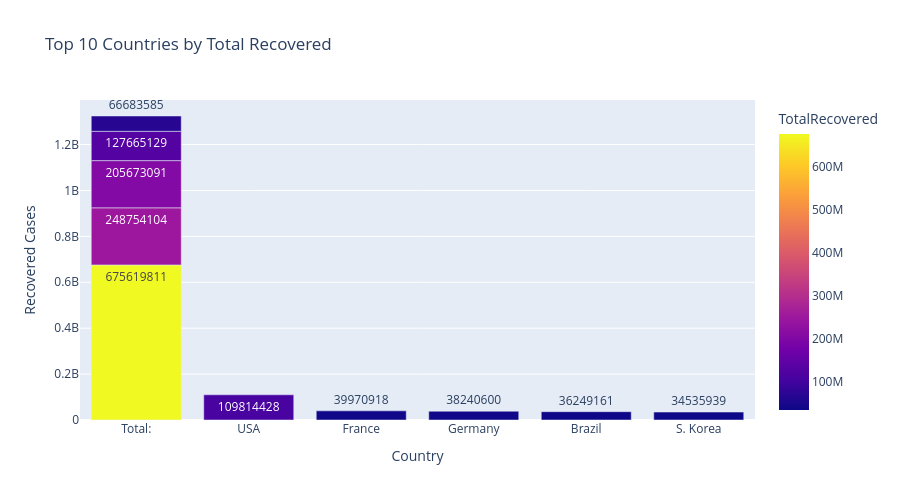

Notebook code cell kept with this figure:
### Code cell
top10_recovered = (
    covid_df
    .sort_values("TotalRecovered", ascending=False)
    .head(10)
)

fig = px.bar(
    top10_recovered,
    x="Country,Other",
    y="TotalRecovered",
    color="TotalRecovered",
    text="TotalRecovered",
    title="Top 10 Countries by Total Recovered"
)

fig.update_layout(
    width=900,
    height=500,
    xaxis_title="Country",
    yaxis_title="Recovered Cases"
)

fig.show()

### Figure 1 — Plotly figure (JSON) as saved in the notebook; plotly's stock layout.template omitted (floating-point values rounded to 4 significant figures)
{"data": [{"hovertemplate": "Country,Other=%{x}<br>TotalRecovered=%{marker.color}<extra></extra>", "legendgroup": "", "marker": {"color": [675600000.0, 248800000.0, 205700000.0, 127700000.0, 109800000.0, 66680000.0, 39970000.0, 38240000.0, 36250000.0, 34540000.0], "coloraxis": "coloraxis", "pattern": {"shape": ""}}, "name": "", "orientation": "v", "showlegend": false, "text": [675600000.0, 248800000.0, 205700000.0, 127700000.0, 109800000.0, 66680000.0, 39970000.0, 38240000.0, 36250000.0, 34540000.0], "textposition": "auto", "type": "bar", "x": ["Total:", "Total:", "Total:", "Total:", "USA", "Total:", "France", "Germany", "Brazil", "S. Korea"], "xaxis": "x", "y": [675600000.0, 248800000.0, 205700000.0, 127700000.0, 109800000.0, 66680000.0, 39970000.0, 38240000.0, 36250000.0, 34540000.0], "yaxis": "y"}], "layout": {"barmode": "relative", "coloraxis": {"colorbar": {"title": {"text": "TotalRecovered"}}, "colorscale": [[0, "#0d0887"], [0.1111, "#46039f"], [0.2222, "#7201a8"], [0.3333, "#9c179e"], [0.4444, "#bd3786"], [0.5556, "#d8576b"], [0.6667, "#ed7953"], [0.7778, "#fb9f3a"], [0.8889, "#fdca26"], [1, "#f0f921"]]}, "height": 500, "legend": {"tracegroupgap": 0}, "title": {"text": "Top 10 Countries by Total Recovered"}, "width": 900, "xaxis": {"anchor": "y", "domain": [0, 1], "title": {"text": "Country"}}, "yaxis": {"anchor": "x", "domain": [0, 1], "title": {"text": "Recovered Cases"}}}}
